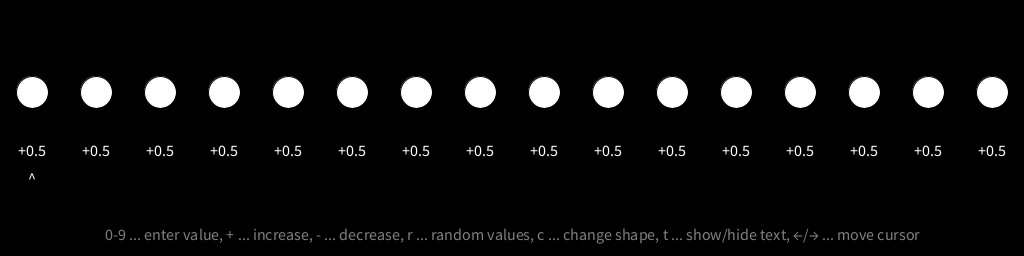
Frame 1 (no input)
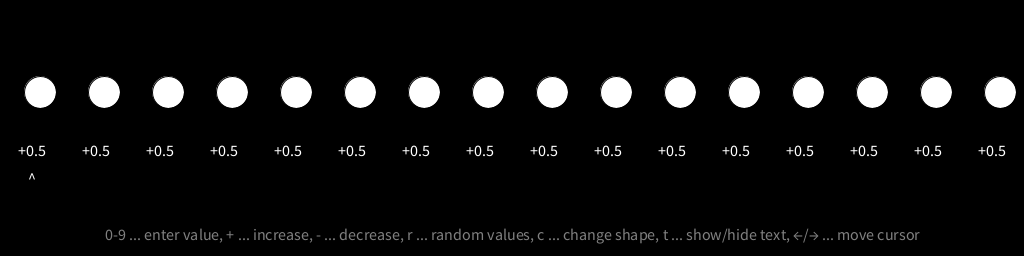
Frame 60 (the mouse pressed at the canvas centre just before this capture)
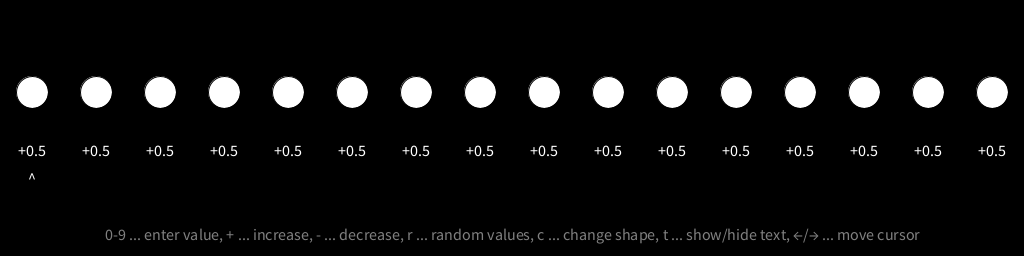
Frame 120 (the mouse held since frame 60 and released just before this capture)

The Processing sketch that drew these frames (run headless with seeded random() and noise(); from frame 60 on, the mouse is pressed at the canvas centre):

// Processing sketch: tikey_line
// ── tikey_line.pde
/* tikey_line.pde
 *
 * Copyright 2020 Roland Richter
 *
 * tikey_line is free software: you can redistribute it and/or modify
 * it under the terms of the GNU General Public License as published by
 * the Free Software Foundation, either version 3 of the License, or
 * (at your option) any later version.
 *
 * This program is distributed in the hope that it will be useful,
 * but WITHOUT ANY WARRANTY; without even the implied warranty
 * of MERCHANTABILITY or FITNESS FOR A PARTICULAR PURPOSE.
 * See the GNU General Public License for more details.
 *
 * You should have received a copy of the GNU General Public License
 * along with this program. If not, see <http://www.gnu.org/licenses/>.
 */

/* This program is inspired by Martin Kleppe's https://tixy.land/. 
   tixy.land is a 16 x 16 grid of dots; their size and color is 
   controlled by a formula returning a value between -1.0 and +1.0:
   
   - abs(value), the value without sign, is the diameter of each 
     dot, between 0.0 (invisible) and 1.0 (as large as possible)
   - if value > 0, the dot is painted in white, otherwise in red
   
   tikey_line shows a line of 16 dots, where an array of 16 values 
   controls their size and color in the same manner as above. 
   Additionally, one may switch between circular dots, and square
   boxes. Unlike tixy.land, tikey_line allows the user to control 
   the 16 values directly by keybord inputs.
 */

enum Shape {DOT, BOX};
Shape[] shapes = new Shape[16]; // 16 shapes, circle or square
float[] values = new float[16]; // 16 values between -1.0 and +1.0

int cursorPos = 0;
boolean showText = true;


void setup() {
    size(1024, 256);
    frameRate(60);
    
    // Draws circles, squares, and text aligned
    ellipseMode(CENTER);
    rectMode(CENTER);
    
    textSize(16);
    textAlign(CENTER);

    // The sketch starts with 16 white dots of medium size
    for (int i = 0; i < shapes.length; i++) {
        shapes[i] = Shape.DOT;
    }

    for (int i = 0; i < values.length; i++) {
        values[i] = 0.5;
    }
}


void keyPressed() {
    // Handles several keys to modify values, shapes, etc.
    // The current value is indicated by the ^ cursor.
    //
    //   0-9 ... enter the current value, e.g. "3" => +0.3
    //   + ... increase the current value
    //   - ... decrease the current value
    //   r ... all values are set to random values
    //   c ... change shape, switch between dot and box
    //   t ... show/hide text
    //   ←/→ ... move the cursor to the left or to the right
    
    // If the text is hidden, you can't do anything ... except
    // making the text visible again.
    if (showText == false) {
        if (key == 't') {
            showText = true;    
        }
        
        return;
    }

    if (key >= '0' && key <= '9') {
        float newValue = float(key - '0') / 10.0;

        values[cursorPos] = newValue;

        // Moves the cursor to the right, if possible
        if (cursorPos < 15) {
            cursorPos += 1;
        }
    }

    if (key == 'r') {
        for (int i = 0; i < values.length; i++) {
            // The command `values[i] = random(-1.0, +1.0);`
            // would generate numbers such as 0.34919, -0.98129, etc.
            // To get numbers -1.0, -0.9, -0.8, ..., 0.0, +0.1, ..., +1.0,
            // a random integer number between -10 and +10 is generated,
            // then mapped to the range between -1.0 to +1.0
            values[i] = map(int(random(-10, 10)), -10, +10, -1.0, +1.0);
        }
    }

    if (key == '+') {
        values[cursorPos] = constrain(values[cursorPos] + 0.1, 
                                       -1.0, +1.0);
    }

    if (key == '-') {
        values[cursorPos] = constrain(values[cursorPos] - 0.1, 
                                       -1.0, +1.0);
    }
    
    if (key == 'c') {
        if (shapes[cursorPos] == Shape.DOT) {
            shapes[cursorPos] = Shape.BOX;
        } else {
            shapes[cursorPos] = Shape.DOT;
        }
    }    
    
    if (key == CODED) {
        if (keyCode == LEFT) {
            if (cursorPos > 0) {
                cursorPos -= 1;
            }
        }

        if (keyCode == RIGHT) {
            if (cursorPos < 15) {
                cursorPos += 1;
            }
        }
    }
    
    if (key == 't') {
        showText = !showText;    
    }    
}


void draw() {
    background(0);
    
    if (showText) {
        fill(128);
        text("0-9 ... enter value, + ... increase, - ... decrease, "
             + "r ... random values, c ... change shape, "
             + "t ... show/hide text, ←/→ ... move cursor", width/2, 240);
    }

    float wiggle = 8.0 * sin(HALF_PI * frameCount / 60.0);

    // Draws all 16 dots in a line
    for (int i = 0; i < values.length; i++) {
        int posX = 32 + 64 * i;
        int posY = 92;

        // abs(value), the value without sign, is the diameter of 
        // the dot, between 0.0 (invisible) and 1.0 (as large as 
        // possible); the largest possible diameter is 64
        float diameter = 64 * abs(values[i]);
        
        // if value > 0, the dot is painted white, otherwise red
        if (values[i] >= 0) {
            fill(#FFFFFF);
        } else {
            fill(#FF0000);
        }

        // Draws the shape, either as a dot, or a box
        if (shapes[i] == Shape.DOT) {
            circle(posX + wiggle, posY, diameter);
        } else if (shapes[i] == Shape.BOX) {
            square(posX + wiggle, posY, diameter);
        }

        // Displays the values array, and the cursor
        if (showText) {
            // Always shows the sign of the value, i.e.
            //   0.4 => "+0.4", and -0.1 => "-0.1"
            text(nfp(values[i], 1, 1), posX, posY + 64);
    
            if (i == cursorPos) {
                text('^', posX, posY + 92);
            }
        }
    }
}
